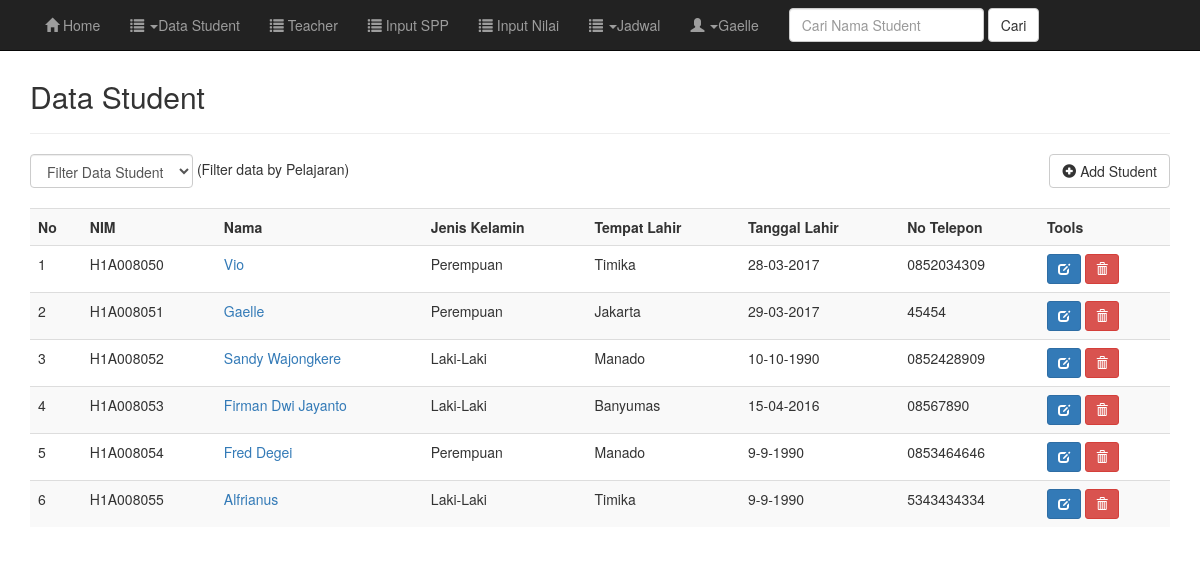
The page /data.php (signed in) on the database its author committed.
### tables this page shows
CREATE TABLE IF NOT EXISTS `users` (
  `id` int(50) NOT NULL AUTO_INCREMENT,
  `nama_users` varchar(255) NOT NULL,
  `username` varchar(255) NOT NULL,
  `password` varchar(255) NOT NULL,
  `akses` varchar(255) NOT NULL,
  PRIMARY KEY (`id`)
);

CREATE TABLE IF NOT EXISTS `mahasiswa` (
  `nim` varchar(10) NOT NULL,
  `nama` varchar(50) NOT NULL,
  `jenis_kelamin` text NOT NULL,
  `tempat_lahir` varchar(30) NOT NULL,
  `tanggal_lahir` varchar(30) NOT NULL,
  `alamat_asal` varchar(80) NOT NULL,
  `alamat_sekarang` varchar(80) NOT NULL,
  `no_telepon` varchar(10) NOT NULL,
  `jadwal_1` varchar(255) NOT NULL,
  PRIMARY KEY (`nim`)
);

### data.php (the view, shortened to what this page needs)
<?php
include("header.php");
include("koneksi.php");
?>
	<div class="container">
		<div class="content">
			<h2>Data Student</h2>
			<hr />
			<?php
			if($result['akses'] == 'Kepalasekolah'){
				echo'
				<div class="div-action pull pull-right" style="padding-bottom:20px;">
					<button class="btn btn-default button1" data-toggle="modal" id="addProductModalBtn" data-target="#addProductModal"> <i class="glyphicon glyphicon-plus-sign"></i> Add Student </button>
				</div>
				';
			}
			?>
			<form class="form-inline" method="get">
				<div class="form-group">
					<select name="filter" class="form-control" onchange="form.submit()">
						<option value="0">Filter Data Student</option>
						<?php $filter = (isset($_GET['filter']) ? strtolower($_GET['filter']) : NULL);  ?>
					</select> (Filter data by Pelajaran)
				</div>
			</form>
			<br />
			<div class="table-responsive">
				<table class="table table-striped table-hover">
					<tr>
						<th>No</th>
						<th>NIM</th>
						<th>Nama</th>
						<th>Jenis Kelamin</th>
						<th>Tempat Lahir</th>
						<th>Tanggal Lahir</th>
						<th>No Telepon</th>
						<th>Tools</th>
					</tr>
					<?php
					if($filter){
						$sql = mysqli_query($koneksi, "SELECT * FROM mahasiswa WHERE jadwal_1='$filter' ORDER BY nim ASC");
					}else{
						$sql = mysqli_query($koneksi, "SELECT * FROM mahasiswa ORDER BY nim ASC");
					}
					if(mysqli_num_rows($sql) == 0){
						echo '<tr><td colspan="14">Data Tidak Ada.</td></tr>';
					}else{
						$no = 1;
						while($row = mysqli_fetch_assoc($sql)){
							echo '
							<tr>
								<td>'.$no.'</td>
								<td>'.$row['nim'].'</td>
								<td><a href="profile.php?nim='.$row['nim'].'">'.$row['nama'].'</a></td>
								<td>'.$row['jenis_kelamin'].'</td>
								<td>'.$row['tempat_lahir'].'</td>
								<td>'.$row['tanggal_lahir'].'</td>
								<td>'.$row['no_telepon'].'</td>
								';
								if($result['akses']=='Kepalasekolah'){
									echo'
									<td>
									<a href="edit.php?nim='.$row['nim'].'" title="Edit Data" data-toggle="tooltip" class="btn btn-primary btn-sm"><span class="glyphicon glyphicon-edit" aria-hidden="true"></span></a>
									<a href="data.php?aksi=delete&nim='.$row['nim'].'" title="Hapus Data" data-toggle="tooltip" onclick="return confirm(\'Anda yakin akan menghapus data '.$row['nama'].'?\')" class="btn btn-danger btn-sm"><span class="glyphicon glyphicon-trash" aria-hidden="true"></span></a>
								</td>
									';
								}else{
								}
							echo '
							</tr>
							';
							$no++;
						}
					}
					?>
				</table>
			</div>
		</div>
	</div>
<?php
include("footer.php");
?>

### header.php (shortened to what this page needs)
<?php require_once 'core.php'; ?>
<?php
$id = $_SESSION['id'];
$sql = "SELECT * FROM users WHERE id = {$id}";
$query = $koneksi->query($sql);
$result = $query->fetch_assoc();
?>
<!DOCTYPE html>
<html lang="id">
  <head>
    <link href="css/bootstrap.min.css" rel="stylesheet">
	<link href="css/bootstrap-datepicker.css" rel="stylesheet">
	<link href="https://maxcdn.bootsrapcdn.com/bootstrap/3.3.6/css/bootstrap.min.css" rel="stylesheet">
    <link href="style.css" rel="stylesheet">
  </head>
<body>
	<nav class="navbar navbar-inverse navbar-fixed-top">
	  <div class="container">
		<div class="collapse navbar-collapse" id="myNavbar">
		<ul class="nav navbar-nav">
		<?php
		if($result['akses'] == 'Teacher')
		{
		?>
			<li><a href="home.php"><span class="glyphicon glyphicon-home"></span> Home</a></li>
			<li><a href="data.php" data-toggle="tooltip" data-placement="bottom" title="Lihat Data Student"><span class="glyphicon glyphicon-list"></span> Data Student</a></li>
			<li><a href="input_nilai.php" data-toggle="tooltip" data-placement="bottom" title="Input Nilai" ><span class="glyphicon glyphicon-list"></span> Input Nilai</a></li>
			<li><a href="jadwal.php" data-toggle="tooltip" data-placement="bottom" title="Lihat Data Jadwal"><span class="glyphicon glyphicon-list"></span> Jadwal</a></li>
			<li class="dropdown" id="navSetting">
			  <a href="#" class="dropdown-toggle" data-toggle="dropdown" role="button" aria-haspopup="true" aria-expanded="false"> <i class="glyphicon glyphicon-user"></i> <span class="caret"></span><?php echo $result['nama_users']; ?></a>
			  <ul class="dropdown-menu">
				<li><a href="cpassword.php" data-toggle="tooltip" data-placement="bottom" title="Change Password" ><span class="glyphicon glyphicon-wrench"></span> Change  Password</a></li>
				<li id="topNavLogout"><a href="logout.php"> <i class="glyphicon glyphicon-log-out"></i> Logout</a></li>
			  </ul>
			</li>
		<?php
		}
		else if($result['akses'] == 'Kepalasekolah')
		{
		echo '
			<li><a href="home.php"><span class="glyphicon glyphicon-home"></span> Home</a></li>
			<li class="dropdown" id="navSetting">
			  <a href="#" class="dropdown-toggle" data-toggle="dropdown" role="button" aria-haspopup="true" aria-expanded="false"> <i class="glyphicon glyphicon-list"></i> <span class="caret"></span>Data Student</a>
			</li>
			<li><a href="datateacher.php" data-toggle="tooltip" data-placement="bottom" title="Lihat Data Teacher"><span class="glyphicon glyphicon-list"></span> Teacher</a></li>
		    <li><a href="input_spp.php" data-toggle="tooltip" data-placement="bottom" title="Input SPP" ><span class="glyphicon glyphicon-list"></span> Input SPP</a></li>
			<li><a href="input_nilai.php" data-toggle="tooltip" data-placement="bottom" title="Input Nilai" ><span class="glyphicon glyphicon-list"></span> Input Nilai</a></li>
			<li class="dropdown" id="navSetting">
			  <a href="#" class="dropdown-toggle" data-toggle="dropdown" role="button" aria-haspopup="true" aria-expanded="false"> <i class="glyphicon glyphicon-list"></i> <span class="caret"></span>Jadwal</a>
			</li>
			<li class="dropdown" id="navSetting">
			  <a href="#" class="dropdown-toggle" data-toggle="dropdown" role="button" aria-haspopup="true" aria-expanded="false"> <i class="glyphicon glyphicon-user"></i> <span class="caret"></span>'.$result['nama_users'].'</a>
			</li>
		';
		}
	?>
		  </ul>
			<form name="cari" method="post" action="cari.php" role="search" class="navbar-form navbar-left">
				<div class="form-group">
					<input type="text" name="carinama" placeholder="Cari Nama Student" class="form-control">
				</div>
				<button type="submit" name="submit" id="submit" value="search" class="btn btn-default" data-toggle="tooltip" data-placement="bottom" title="Cari Data Student">Cari</button>
			</form>
		</div>
	  </div>
	</nav>

### footer.php (shortened to what this page needs)
</body>
</html>

### style.css (style rules this page uses)
.content { margin-top: 80px; }

### rows shown on the page
users: nama_users "Gaelle"
mahasiswa: nim "H1A008050", nama "Vio", jenis_kelamin "Perempuan", tempat_lahir "Timika", tanggal_lahir "28-03-2017", no_telepon "0852034309"
mahasiswa: nim "H1A008051", nama "Gaelle", jenis_kelamin "Perempuan", tempat_lahir "Jakarta", tanggal_lahir "29-03-2017", no_telepon "45454"
mahasiswa: nim "H1A008052", nama "Sandy Wajongkere", jenis_kelamin "Laki-Laki", tempat_lahir "Manado", tanggal_lahir "10-10-1990", no_telepon "0852428909"
mahasiswa: nim "H1A008053", nama "Firman Dwi Jayanto", jenis_kelamin "Laki-Laki", tempat_lahir "Banyumas", tanggal_lahir "15-04-2016", no_telepon "08567890"
mahasiswa: nim "H1A008054", nama "Fred Degei", jenis_kelamin "Perempuan", tempat_lahir "Manado", tanggal_lahir "9-9-1990", no_telepon "0853464646"
mahasiswa: nim "H1A008055", nama "Alfrianus", jenis_kelamin "Laki-Laki", tempat_lahir "Timika", tanggal_lahir "9-9-1990", no_telepon "5343434334"
